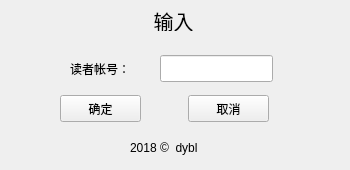
<?xml version="1.0" encoding="UTF-8"?>
<ui version="4.0">
 <class>ReaderIDForm</class>
 <widget class="QWidget" name="ReaderIDForm">
  <property name="geometry">
   <rect>
    <x>0</x>
    <y>0</y>
    <width>350</width>
    <height>170</height>
   </rect>
  </property>
  <property name="windowTitle">
   <string>Form</string>
  </property>
  <widget class="QPushButton" name="ensure_btn">
   <property name="geometry">
    <rect>
     <x>60</x>
     <y>95</y>
     <width>81</width>
     <height>27</height>
    </rect>
   </property>
   <property name="text">
    <string>确定</string>
   </property>
  </widget>
  <widget class="QPushButton" name="cancel_btn">
   <property name="geometry">
    <rect>
     <x>188</x>
     <y>95</y>
     <width>81</width>
     <height>27</height>
    </rect>
   </property>
   <property name="text">
    <string>取消</string>
   </property>
  </widget>
  <widget class="QLineEdit" name="rno_le">
   <property name="geometry">
    <rect>
     <x>160</x>
     <y>55</y>
     <width>113</width>
     <height>27</height>
    </rect>
   </property>
  </widget>
  <widget class="QLabel" name="label">
   <property name="geometry">
    <rect>
     <x>70</x>
     <y>60</y>
     <width>81</width>
     <height>17</height>
    </rect>
   </property>
   <property name="text">
    <string>读者帐号：</string>
   </property>
  </widget>
  <widget class="QLabel" name="label_2">
   <property name="geometry">
    <rect>
     <x>140</x>
     <y>10</y>
     <width>67</width>
     <height>21</height>
    </rect>
   </property>
   <property name="font">
    <font>
     <pointsize>15</pointsize>
    </font>
   </property>
   <property name="text">
    <string>输入</string>
   </property>
   <property name="alignment">
    <set>Qt::AlignCenter</set>
   </property>
  </widget>
  <widget class="QLabel" name="label_3">
   <property name="geometry">
    <rect>
     <x>130</x>
     <y>140</y>
     <width>101</width>
     <height>16</height>
    </rect>
   </property>
   <property name="text">
    <string>2018 ©  dybl</string>
   </property>
  </widget>
 </widget>
 <resources/>
 <connections/>
</ui>
